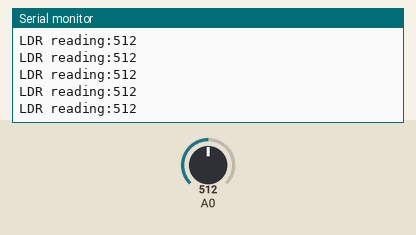
Simulated run of this sketch. Board: Arduino Uno, built with avr-gcc and run on an emulated ATmega328P. Shown: the last lines printed to the serial monitor. The inputs (shaded band) are chosen by the test bench; at power-on: A0 = 512.

Above: at 1.2 s.
1.3 s: A0 set to 105
At 2.4 s:
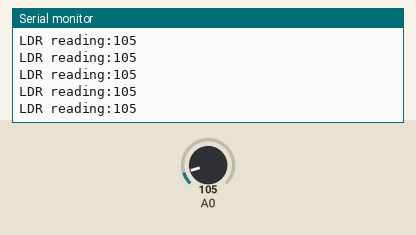
4.3 s: A0 set to 88
At 5.2 s:
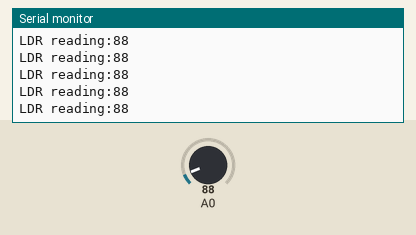
Timing chart, 0 to 7.3 s (numbered marks = the images above; inputs shaded):
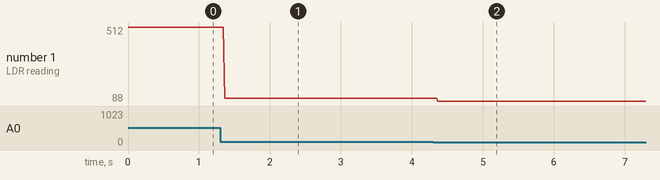

The sketch:

LDR.ino
```cpp
void setup() {
  Serial.begin(9600);
}

void loop() {
  Serial.print("LDR reading:");//串口监视器输出
  Serial.println(analogRead(A0));//输出LDR读数
  delay(10);
}
```

Measured:
- after the input at 1.3 s, the serial monitor: prints a new line after 0.06 s (image 1)
- after the input at 4.3 s, the serial monitor: prints a new line after 0.07 s (image 2)
- plotted number 1: 512 → 105 after the input at 1.3 s, 105 → 88 after the input at 4.3 s
